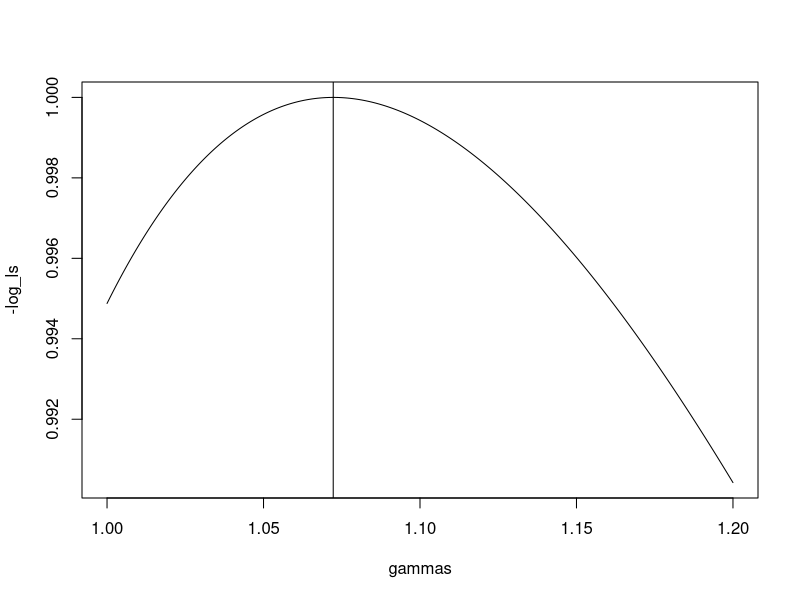
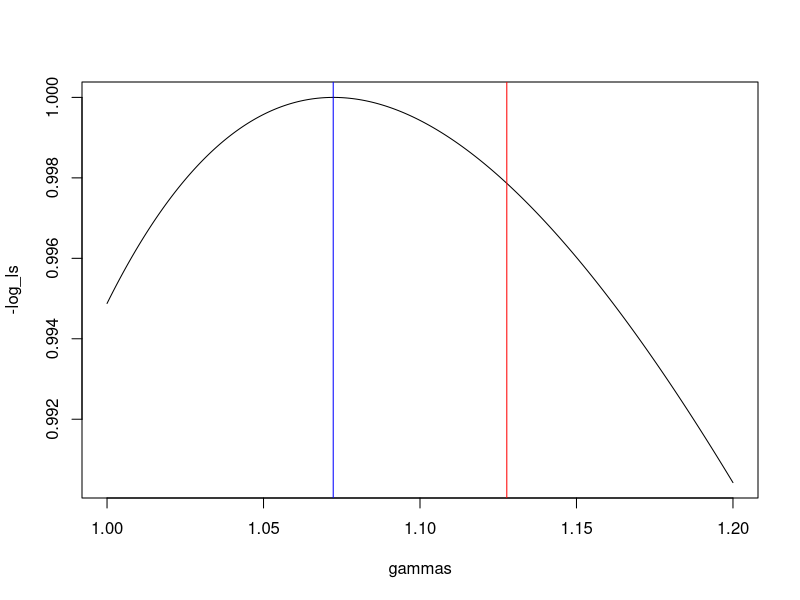

R code for these plots, in order:
## ---- chunk 1
library(dplyr)
library(tidyverse)

age_mid_point = function(x,y){
  (x+y)/2
}
x = c(0,5,15,25,35,45,55,65,75,85)
y = c(4,14,24,34,44,54,64,74,84,89)

age = c(age_mid_point(x,y),90)

number_covid_19 = c(3,3,33,128,369,1283,3476,7319,16043,10160,10790)
population = c(3535430,7159102,6988755,
               7998302,7460856,8142528,
               7019590,5906928,3476922,
               918437,528959)
number_non_covid_19 = c(848,138,470,1141,2577,6577,13565,27184,47729,30703,30703)

data = data.frame(age,number_covid_19,number_non_covid_19,population)


beta_0_C_hat = -14.15
beta_1_N_hat = 0.09836
beta_0_N_hat = -12.06



beta_0_C = beta_0_C_hat
beta_0_N = beta_0_N_hat
beta_1_N = beta_1_N_hat


log_l = function(gamma_hat){

  lambda_N = data$population*exp(beta_0_N+beta_1_N*data$age)
  lambda_C = data$population*exp(beta_0_C+gamma_hat*beta_1_N*data$age)
  
  sum_1 = data$number_covid_19*log(lambda_C) +data$number_non_covid_19*log(lambda_N)
  sum_2 = lambda_C+lambda_N
  sum_3 = log(data$number_covid_19*data$number_non_covid_19)
  
  sum_all= sum(sum_1-sum_2-sum_3)
  return(-sum_all)
}
data
## ---- chunk 2
log_ls = c()
gammas = seq(1,1.2,length.out = 1000)
for(i in gammas){
  log_ls  = c(log_l(i),log_ls)
}

log_ls = log_ls/max(abs(log_ls))

plot(x=gammas,y=-log_ls,type="l")
abline(v=gammas[-log_ls==max(-log_ls)])
## ---- chunk 3
paste0('optimal gamma: ',round(gammas[-log_ls == max(-log_ls)],3))
## ---- chunk 4
# initial value of gamma
par = 0

opt = optim(par=par,
      fn= log_l)

opt
## ---- chunk 5
plot(x=gammas,y=-log_ls,type="l")
abline(v=gammas[-log_ls==max(-log_ls)],col='blue')
abline(v=opt$par,col='red')
## ---- chunk 6
optimize(log_l,c(-2,2))
